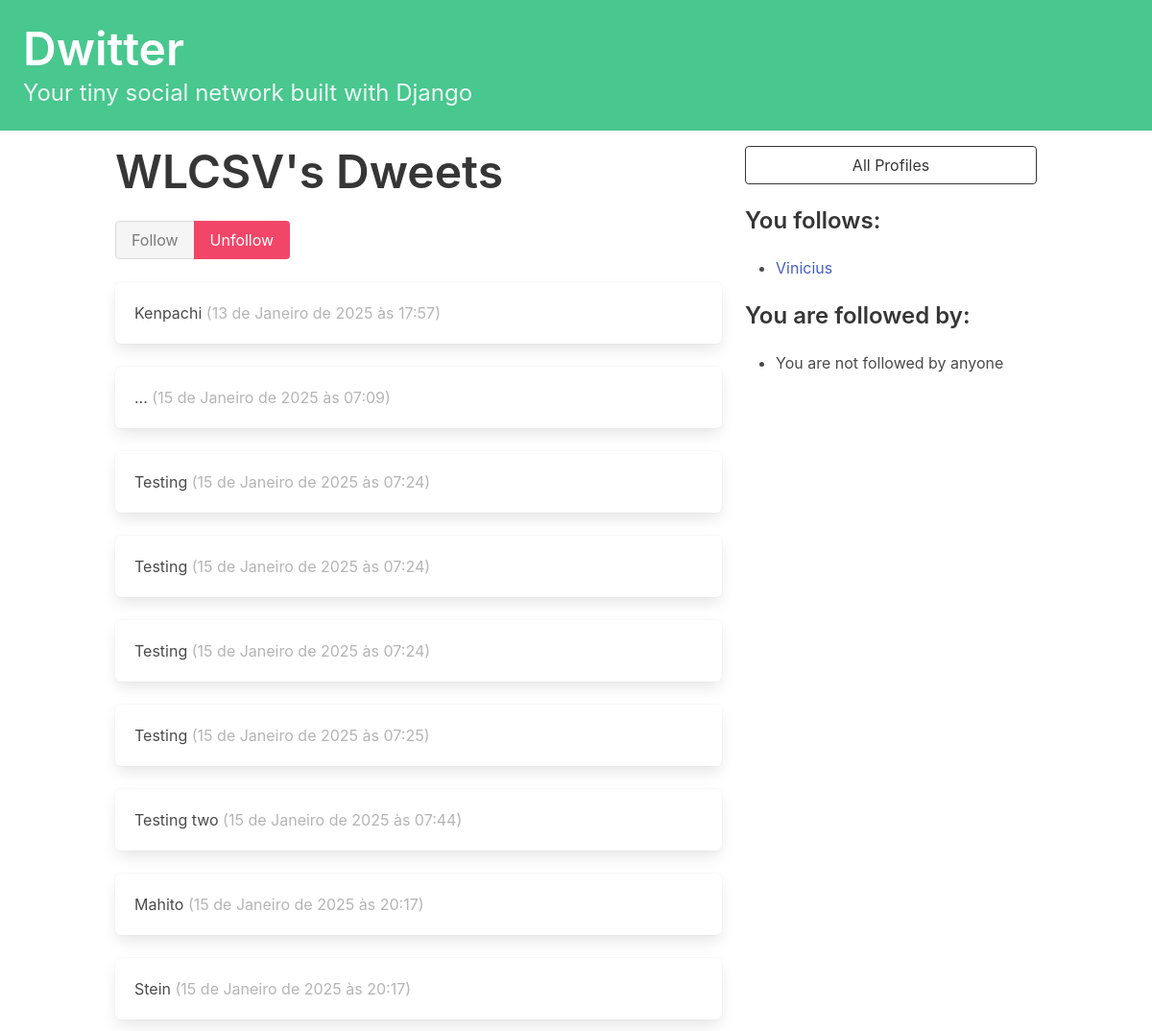
Screenshot of /profile/1 (signed in) with the database file from the repository.
### dwitter/models.py (models this page shows, shortened)
class Profile(models.Model):
    user = models.OneToOneField(User, on_delete=models.CASCADE)
    follows = models.ManyToManyField(
        "self",
        related_name="followed_by",
        symmetrical=False,
        blank=True
    )
    def __str__(self):
        return self.user.username

class Dweet(models.Model):
    user = models.ForeignKey(
        User, related_name="dweets", on_delete=models.DO_NOTHING
    )
    body = models.CharField(max_length=140)
    created_at = models.DateTimeField(auto_now_add=True)

### dwitter/views.py (the view, shortened to what this page needs)
# urls.py: path("profile/<int:pk>", profile, name="profile"),
def profile(request, pk):
    if not hasattr(request.user, "profile"):
        missing_profile = Profile(user=request.user)
        missing_profile.save()
    profile = Profile.objects.get(pk=pk)
    return render(request, "dwitter/profile.html", { "profile": profile })

### dwitter/templates/dwitter/profile.html (shortened to what this page needs)
{% extends "base.html" %}
{% block content %}
<div class="column">
    <div class="block">
    <h1 class="title is-1">
        {{ profile.user.username|upper }}'s Dweets
    </h1>
    <form method="post">
        <div class="buttons has-addons">
        {% if profile in user.profile.follows.all %}
            <button class="button is-success is-static">Follow</button>
            <button class="button is-danger" name="follow" value="unfollow">
                Unfollow
            </button>
        {% else %}
            <button class="button is-success" name="follow" value="follow">
                Follow
            </button>
            <button class="button is-danger is-static">Unfollow</button>
        {% endif %}
        </div>
    </form>
    </div>
    <div class="content">
        {% for dweet in profile.user.dweets.all %}
            <div class="box">
                {{ dweet.body }}
                <span class="is-small has-text-grey-light">
                    ({{ dweet.created_at }})
                </span>
            </div>
        {% endfor %}
    </div>
</div>
<div class="column is-one-third">
    <div class="block">
        <a href="{% url 'dwitter:profile_list' %}">
            <button class="button is-dark is-outlined is-fullwidth">
                All Profiles
            </button>
        </a>
    </div>
    <div class="block">
        <h3 class="title is-4">
            {% if profile == request.user.profile %}
                You follows:
            {% else %}
                {{ profile.user.username }} follows:
            {% endif %}
        </h3>
        <div class="content">
            <ul>
            {% if profile.follows.all.count == 1 %}
                {% if profile == request.user.profile %}
                    <li>You don't follow anyone</li>
                {% else %}
                    <li>This user does not follow anyone</li>
                {% endif %}
            {% else %}
                {% for following in profile.follows.all %}
                    {% if following != profile %}
                        <li>
                            <a href="{% url 'dwitter:profile' following.id %}">
                                {{ following }}
                            </a>
                        </li>
                    {% endif %}
                {% endfor %}
            {% endif %}
            </ul>
        </div>
    </div>
    <div class="block">
        <h3 class="title is-4">
            {% if profile == request.user.profile %}
                You are followed by:
            {% else %}
                {{ profile.user.username }} is followed by:
            {% endif %}
        </h3>
        <div class="content">
            <ul>
            {% if profile.followed_by.all.count == 1 %}
                {% if profile == request.user.profile %}
                    <li>You are not followed by anyone</li>
                {% else %}
                    <li>This user is not followed by anyone</li>
                {% endif %}
            {% endif %}
            </ul>
        </div>
    </div>
</div>
{% endblock content %}

### rows the page displays
Profile: user.username "WLCSV"
Dweet: body "Kenpachi", created_at "13 de Janeiro de 2025 às 17:57"
Dweet: body "...", created_at "15 de Janeiro de 2025 às 07:09"
Dweet: body "Testing", created_at "15 de Janeiro de 2025 às 07:24"
Dweet: body "Testing", created_at "15 de Janeiro de 2025 às 07:24"
Dweet: body "Testing", created_at "15 de Janeiro de 2025 às 07:24"
Dweet: body "Testing", created_at "15 de Janeiro de 2025 às 07:25"
Dweet: body "Testing two", created_at "15 de Janeiro de 2025 às 07:44"
Dweet: body "Mahito", created_at "15 de Janeiro de 2025 às 20:17"
Dweet: body "Stein", created_at "15 de Janeiro de 2025 às 20:17"
Profile: user.username "Vinicius"
